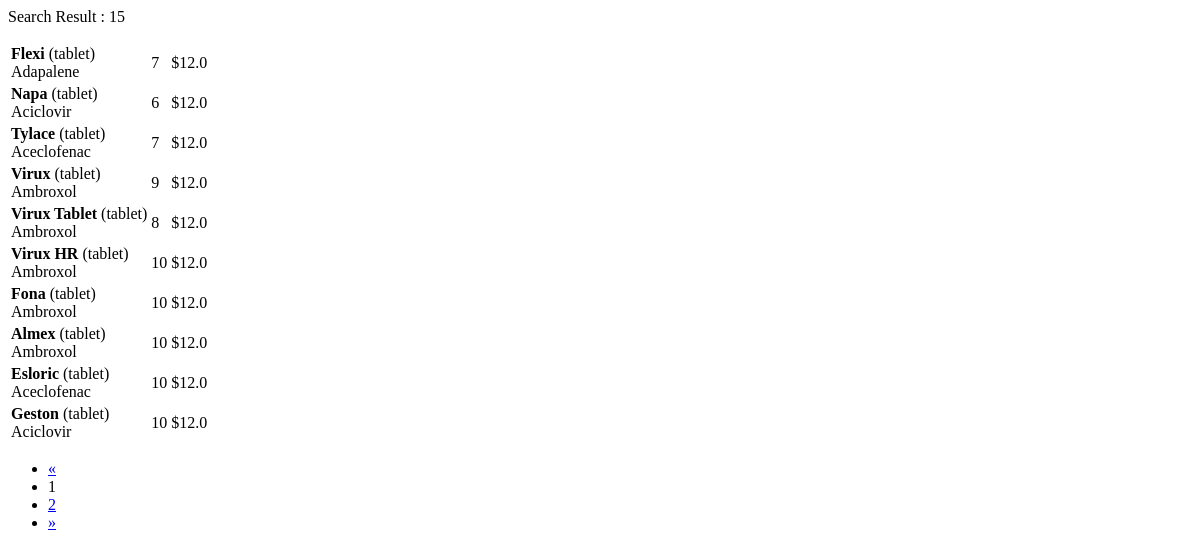
The app's page /ajax/search-and-filter/, older data.
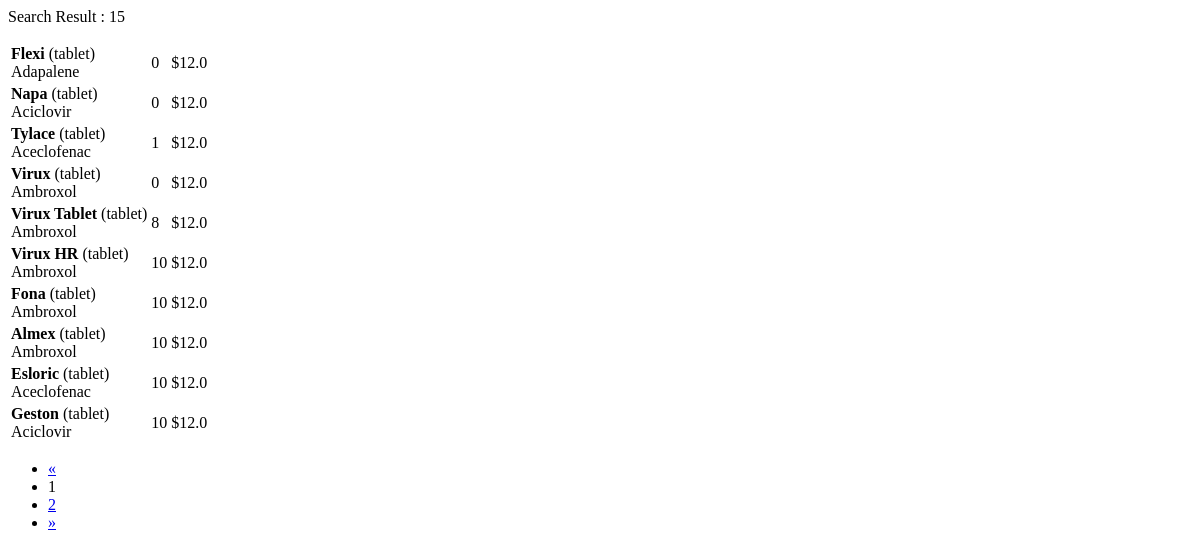
The same page, newer data.
### shop/models.py (models this page shows, shortened)
class Medicine(models.Model):
    name  = models.CharField(max_length=150)
    buy_price = models.FloatField()
    sell_price = models.FloatField()
    generic = models.ForeignKey(Generic, on_delete=models.CASCADE)
    brand  = models.ForeignKey(Brand, on_delete=models.CASCADE)
    type =  models.CharField(max_length=15,choices=MEDICINE_TYPE)
    quantity = models.IntegerField()
    place = models.ForeignKey(Place, on_delete=models.CASCADE)

class Generic(models.Model):
    name  = models.CharField(max_length=150)
    def __str__(self):
        return self.name

### shop/views.py (the view)
# urls.py: path('ajax/search-and-filter/', views.load_search_and_filter, name="ajax_load_search_and_filter"),
def load_search_and_filter(request):
    brand_list = request.GET.getlist('brand_list[]')
    generic_list = request.GET.getlist('generic_list[]')
    search_value = request.GET.get('search_value')
    medicines = Medicine.objects.all()
    if brand_list and generic_list:
        medicines = Medicine.objects.filter(name__icontains=search_value, brand__name__in = brand_list, generic__name__in = generic_list)
    elif brand_list:
        medicines = Medicine.objects.filter(name__icontains=search_value, brand__name__in = brand_list)
    elif generic_list:
        medicines = Medicine.objects.filter(name__icontains=search_value, generic__name__in = generic_list)
    elif search_value:
        medicines = Medicine.objects.filter(name__icontains=search_value)
    medicines_count = medicines.count()
    paginator = Paginator(medicines, 10) # Show 25 contacts per page.
    page_number = request.GET.get('page')
    page_obj = paginator.get_page(page_number)
    return render(request, 'partials/search.html', {'medicines':page_obj,'medicines_count':medicines_count})

### templates/partials/search.html (shortened to what this page needs)
    <p>Search Result : {{medicines_count}}</p>
    <div class="table-responsive">
      <table class="table table-hover">
        <tbody>
        {% for medicine in medicines %}
        <tr>
          <td class="product"><strong>{{medicine.name}}</strong> ({{medicine.type}})<br>{{medicine.generic}}</td>
          <td class="rate text-right">{{medicine.quantity}}</td>
          <td class="rate text-right">${{medicine.sell_price}}</td>
          <td class="price text-right">
            </td>
          </tr>
        {% endfor %}
      </tbody></table>
    </div>
    {% include 'partials/pagination.html' %}

Row changes from the older to the newer data that the page shows:
changed Medicine "Flexi": quantity "7" → "0"
changed Medicine "Napa": quantity "6" → "0"
changed Medicine "Tylace": quantity "7" → "1"
changed Medicine "Virux": quantity "9" → "0"
